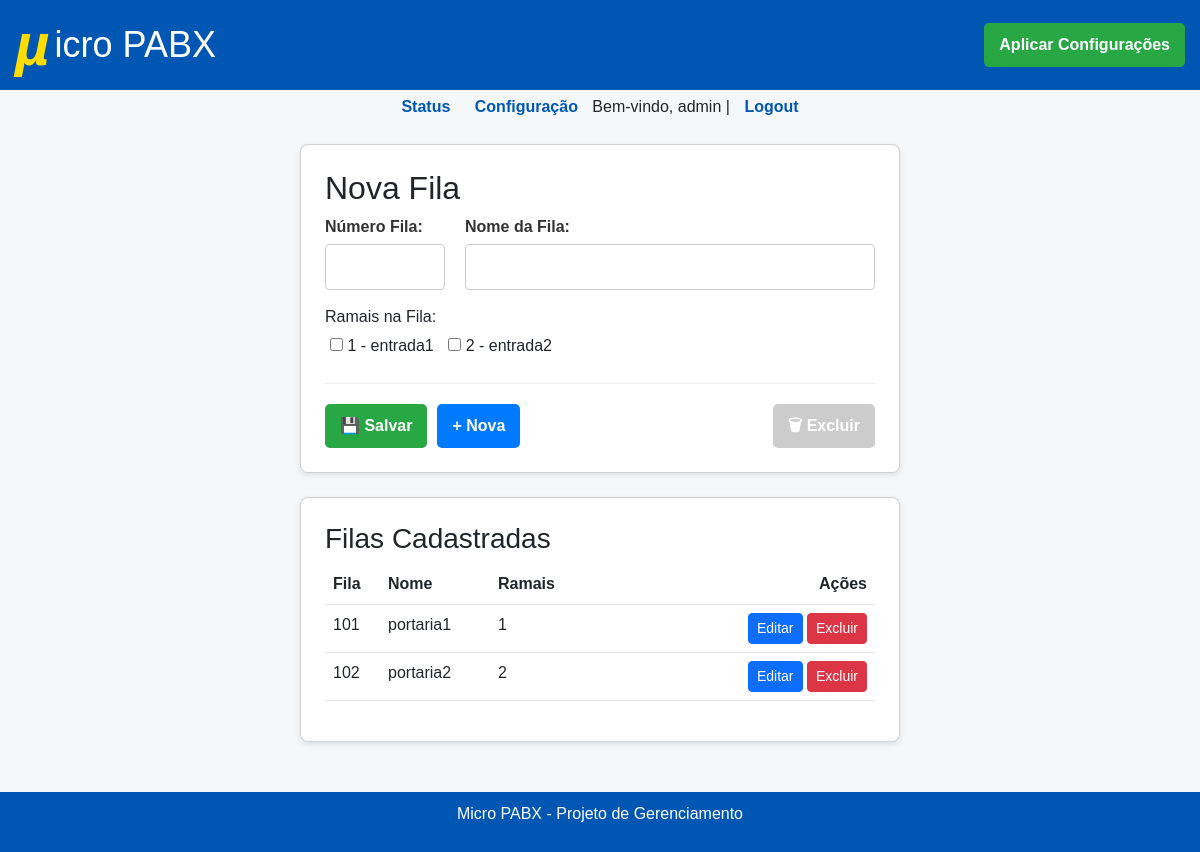
Page /config/fila (signed in) on the earlier database version.
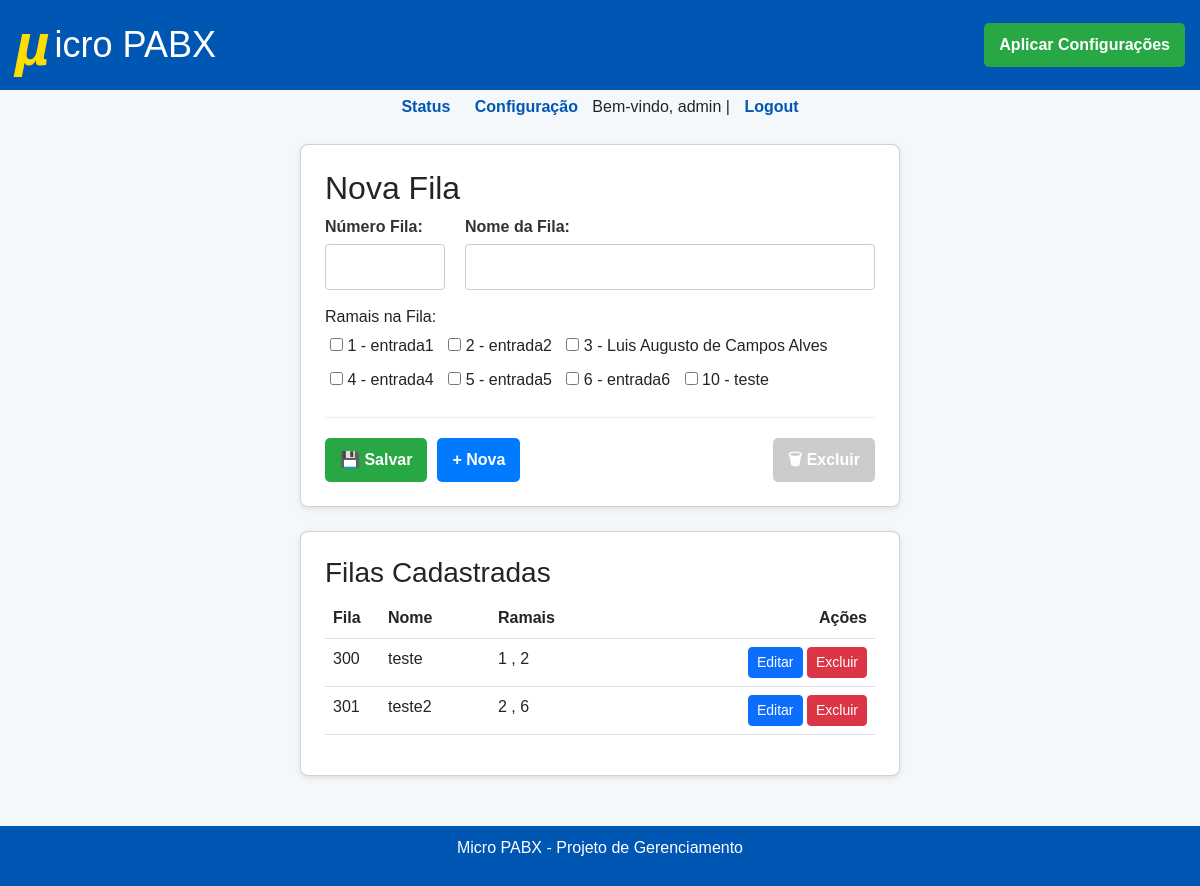
Same page on the later database version.
### tables this page shows
CREATE TABLE ramais (
                    id INTEGER PRIMARY KEY AUTOINCREMENT,
                    ramal INTEGER UNIQUE NOT NULL,
                    nome TEXT NOT NULL,
                    senha TEXT NOT NULL,
                    contexto TEXT DEFAULT 'interno'
                );

CREATE TABLE filas (
                    id INTEGER PRIMARY KEY AUTOINCREMENT,
                    fila INTEGER UNIQUE NOT NULL,
                    nome TEXT NOT NULL
                );

### blueprints/pabx.py (the view, shortened to what this page needs)
@pabx_bp.route("/fila", methods=["GET", "POST"])
@login_required
def cadastro_fila():
    ramais = get_ramais()
    filas = get_filas()
    return render_template("config_filas.html", ramais=ramais, filas=filas)

### auth.py (called while the page is built)
def login_required(f):
    @wraps(f)
    def decorated_function(*args, **kwargs):
        if not session.get("user"):
            flash("Você precisa estar logado para acessar esta página.", "warning")
            return redirect(url_for("auth.login")) # Rota de login agora está no blueprint 'auth'
        return f(*args, **kwargs)
    return decorated_function

### database.py (called while the page is built)
def get_db():
    conn = sqlite3.connect(DB_PATH)
    conn.row_factory = sqlite3.Row
    return conn

def get_ramais():
    conn = get_db()
    ramais_raw = conn.execute("SELECT id, ramal, nome, senha, contexto FROM ramais order by ramal").fetchall()
    ramais = []
    for r in ramais_raw:
        ramais.append({
            "id": r["id"],
            "ramal": r["ramal"],
            "nome": r["nome"],
            "senha": r["senha"],
            "contexto": r["contexto"]
        })
    conn.close()
    return ramais

### templates/config_filas.html (shortened to what this page needs)
{% extends "base.html" %}
{% block content %}
<div class="card p-4">
    <h2 id="form-title">Nova Fila</h2>
    <form method="POST" id="form-fila" action="{{ url_for('pabx.cadastro_fila') }}">
        <div class="form-row">
            <div class="form-group" style="flex-basis: 120px; flex-grow: 0;">
                <label for="fila">Número Fila:</label>
                <input type="number" name="fila" id="fila" required>
            </div>
            <div class="form-group">
                <label for="nome">Nome da Fila:</label>
                <input type="text" name="nome" id="nome" required>
            </div>
        </div>
        <div>
            <label>Ramais na Fila:</label>
            <div>
                {% for r in ramais %}
                        <label style="padding: 5px;">
                            <input type="checkbox" name="ramais" value="{{ r.id }}">
                            {{ r.ramal }} - {{ r.nome }}
                        </label>
                {% endfor %}
            </div>
        </div>
        <div class="form-actions">
            <button type="submit" class="btn-save">&#128190; Salvar</button>
            <button type="button" class="btn-new" onclick="resetForm()">&#43; Nova</button>
            <button type="button" class="btn-delete" id="btn-delete" onclick="excluirFila()" disabled>&#128465; Excluir</button>
        </div>
    </form>
</div>
<div class="card p-4 mt-4">
    <h3>Filas Cadastradas</h3>
    {% if filas %}
        <table class="table">
            <thead>
                <tr>
                    <th style="width: 10%;">Fila</th>
                    <th style="width: 20%;">Nome</th>
                    <th style="width: 45%;">Ramais</th>
                    <th style="width: 25%;">Ações</th>
                </tr>
            </thead>
            <tbody>
                {% for f in filas %}
                <tr>
                    <td>{{ f.fila }}</td>
                    <td>{{ f.nome }}</td>
                    <td>
                        {% if f.ramais %}
                            {% for r in f.ramais %}
                                {{ r }} {% if not loop.last %}, {% endif %}
                            {% endfor %}
                        {% else %}
                            Nenhum
                        {% endif %}
                    </td>
                    <td>
                        <button class="btn btn-sm btn-primary" onclick="selectFilaTabela('{{ f.id }}','{{ f.fila }}','{{ f.nome }}', {{ f.ramais | tojson }})">Editar</button>
                        <button class="btn btn-sm btn-danger" onclick="excluirFilaDireto('{{ f.id }}','{{ f.fila }}')">Excluir</button>
                    </td>
                </tr>
                {% endfor %}
            </tbody>
        </table>
    {% else %}
        <p>Nenhuma fila cadastrada.</p>
    {% endif %}
</div>
{% endblock %}

Differences in the rows shown:
removed filas: fila "101", nome "portaria1", ramais "1"
removed filas: fila "102", nome "portaria2", ramais "2"
added ramais: ramal "3", nome "Luis Augusto de Campos Alves"
added ramais: ramal "4", nome "entrada4"
added ramais: ramal "5", nome "entrada5"
added ramais: ramal "6", nome "entrada6"
added ramais: ramal "10", nome "teste"
added filas: fila "300", nome "teste", ramais "1" "2"
added filas: fila "301", nome "teste2", ramais "2" "6"
